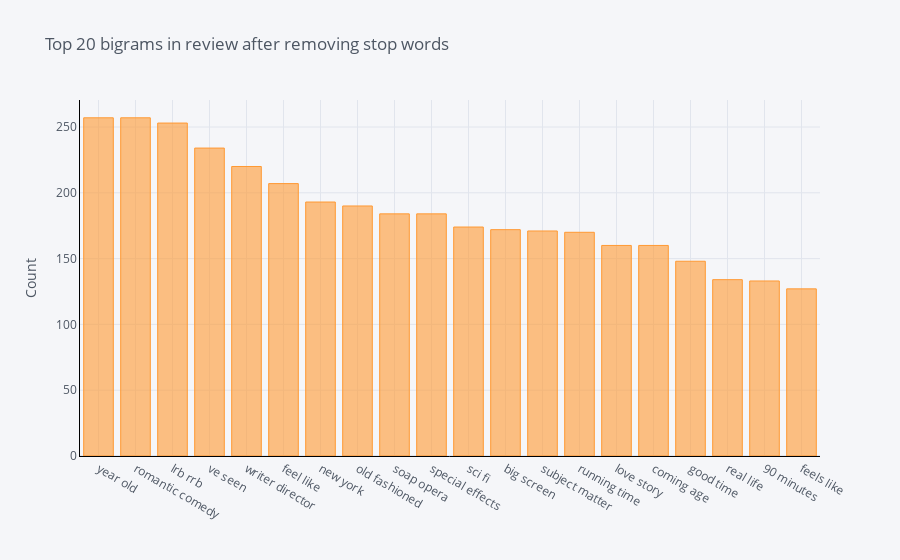

Notebook cell for this chart:
### Code cell
def get_top_n_bigram(corpus, n=None):
    vec = CountVectorizer(ngram_range=(2, 2), stop_words='english').fit(corpus)
    bag_of_words = vec.transform(corpus)
    sum_words = bag_of_words.sum(axis=0) 
    words_freq = [(word, sum_words[0, idx]) for word, idx in vec.vocabulary_.items()]
    words_freq =sorted(words_freq, key = lambda x: x[1], reverse=True)
    return words_freq[:n]

common_words = get_top_n_bigram(X_train['Phrase'], 20)
df4 = pd.DataFrame(common_words, columns = ['ReviewText' , 'count'])
df4.groupby('ReviewText').sum()['count'].sort_values(ascending=False).iplot(
    kind='bar', yTitle='Count', linecolor='black', title='Top 20 bigrams in review after removing stop words')

### Figure 1 — Plotly figure (JSON) as saved in the notebook; plotly's stock layout.template omitted (floating-point values rounded to 4 significant figures)
{"data": [{"marker": {"color": "rgba(255, 153, 51, 0.6)", "line": {"color": "rgba(255, 153, 51, 1.0)", "width": 1}}, "name": "count", "orientation": "v", "text": "", "type": "bar", "x": ["year old", "romantic comedy", "lrb rrb", "ve seen", "writer director", "feel like", "new york", "old fashioned", "soap opera", "special effects", "sci fi", "big screen", "subject matter", "running time", "love story", "coming age", "good time", "real life", "90 minutes", "feels like"], "y": [257, 257, 253, 234, 220, 207, 193, 190, 184, 184, 174, 172, 171, 170, 160, 160, 148, 134, 133, 127]}], "layout": {"legend": {"bgcolor": "#F5F6F9", "font": {"color": "#4D5663"}}, "paper_bgcolor": "#F5F6F9", "plot_bgcolor": "#F5F6F9", "title": {"font": {"color": "#4D5663"}, "text": "Top 20 bigrams in review after removing stop words"}, "xaxis": {"gridcolor": "#E1E5ED", "linecolor": "black", "showgrid": true, "tickfont": {"color": "#4D5663"}, "title": {"font": {"color": "#4D5663"}, "text": ""}, "zerolinecolor": "#E1E5ED"}, "yaxis": {"gridcolor": "#E1E5ED", "linecolor": "black", "showgrid": true, "tickfont": {"color": "#4D5663"}, "title": {"font": {"color": "#4D5663"}, "text": "Count"}, "zerolinecolor": "#E1E5ED"}}}
